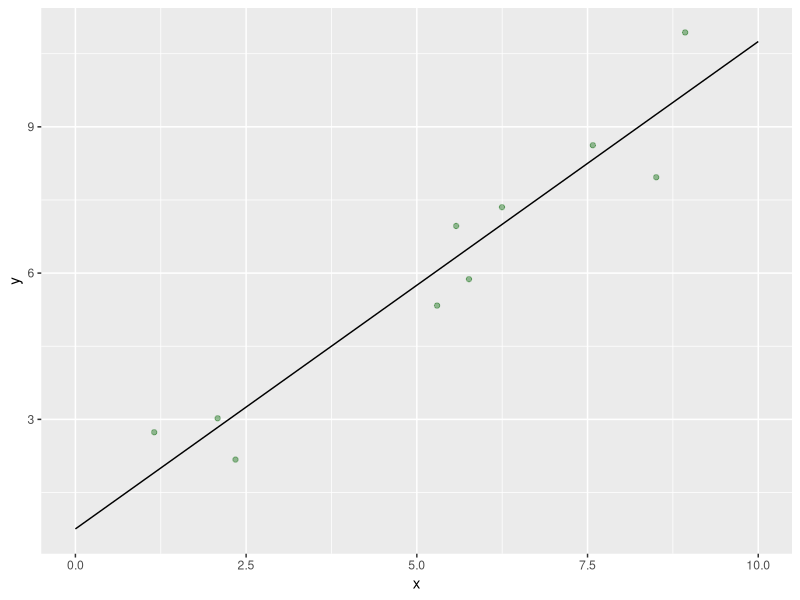
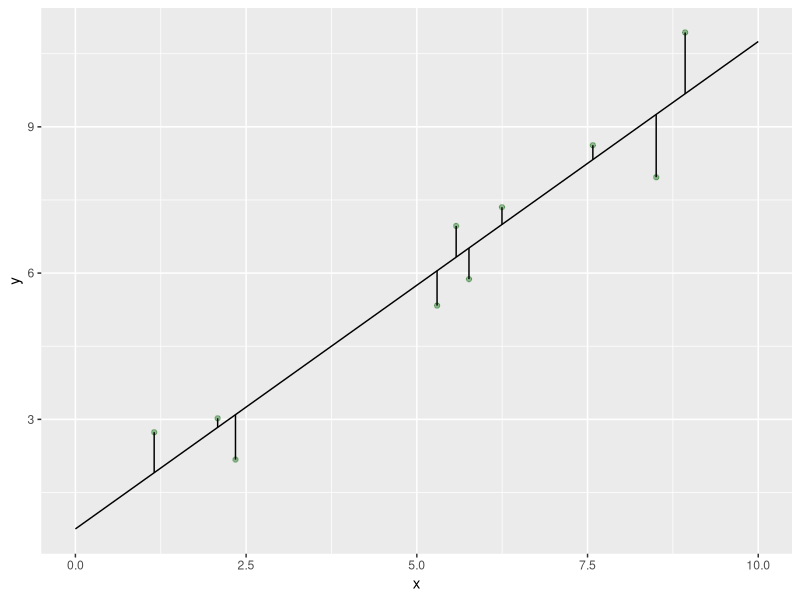
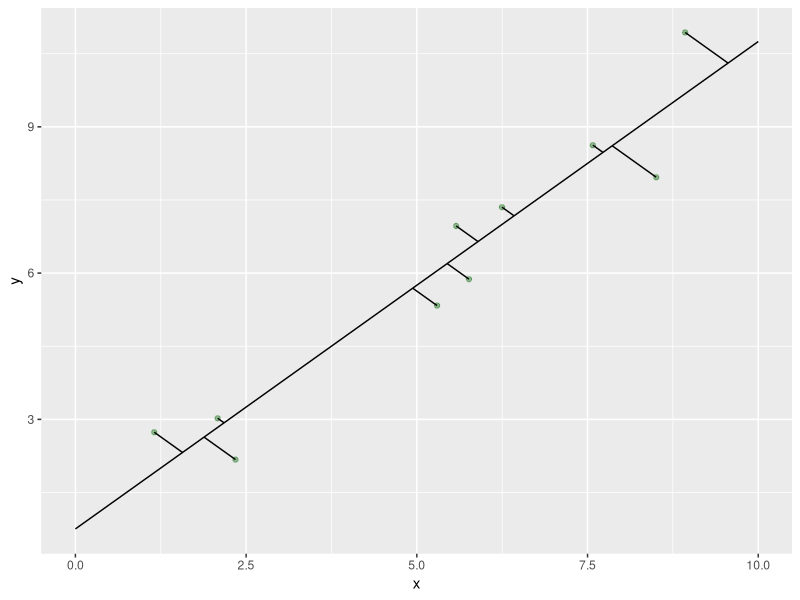

Generate these figures, in order, with R:
## ---- chunk 1
knitr::opts_chunk$set(echo = TRUE)
library(tidyverse)
## ---- chunk 2
n <- 10
x <- runif(n,1,9)
y <- rnorm(n,x,1)
dat <- tibble(x = x, y= y)
lm1 <- lm(y~x, data = dat)
nudat <- tibble(x = seq(0,10,0.5))
nudat <- mutate(nudat, y2 = predict(lm1,newdata=nudat))
ggplot(dat, aes(x=x,y=y)) +
  geom_point(col="darkgreen",alpha=0.4) +
  geom_line(data = nudat, aes(x = x, y = y2))
## ---- chunk 3
y3 <- predict(lm1)
x2 <- nudat$x
#plot(x,y,xlim=c(0,10),ylim=c(0,10),pch=16,col="darkgreen",cex=1)
#lines(x2,nudat$y2,lwd=1)
#for (i in 1:n)
#  lines(c(x[i],x[i]),c(y[i],y3[i]),lwd=2,col=gray(0.4))
dat <- mutate(dat, y3 = y3)
g1 <- ggplot(dat, aes(x=x,y=y)) +
  geom_point(col="darkgreen",alpha=0.4) +
  geom_line(data = nudat, aes(x = x, y = y2)) +
  geom_segment(data = dat, aes(x = x, y = y, xend = x, yend = y3))
g1
## ---- chunk 4
y2 <- nudat$y2
b2 <- y+x/coef(lm1)[2]
#-1*(1/coef(lm1)[2])*x4 + b2 = coef(lm1)[2]*x4 + coef(lm1)[1]
x4 <- (b2 - coef(lm1)[1]) / (coef(lm1)[2] + 1/coef(lm1)[2])
y4 <- -(1/coef(lm1)[2])*x4 + b2

#plot(x,y,xlim=c(0,10),ylim=c(0,10),pch=16,col="darkgreen",cex=1)
#lines(x2,y2,lwd=1)
#for (i in 1:n)
#  lines(c(x[i],x4[i]),c(y[i],y4[i]),lwd=2,col=gray(0.4))
dat <- mutate(dat, y4 = y4, x4 = x4)
g2 <- ggplot(dat, aes(x=x,y=y)) +
  geom_point(col="darkgreen",alpha=0.4) +
  geom_line(data = nudat, aes(x = x, y = y2)) +
  geom_segment(data = dat, aes(x = x, y = y, xend = x4, yend = y4))
g2
